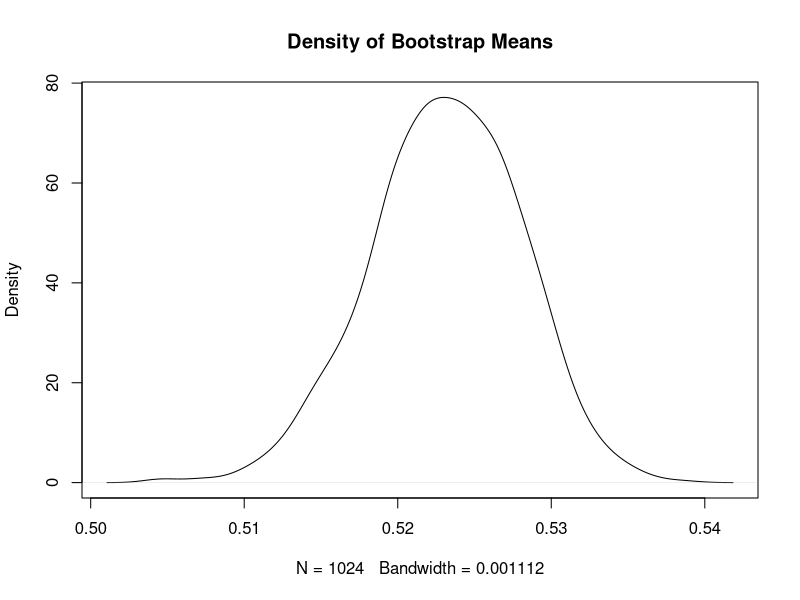

Write the R code that produced this figure.
## ---- chunk 1
(0.52 - 0.5) / sqrt(0.25 / 10000)
 
## ---- chunk 2
(0.52 - 0.5) / sqrt(0.2496 / 10000)
 
## ---- chunk 3
# Normal distribution
2 * pnorm(4, lower.tail = FALSE)
2 * (1 - pnorm(4))


# Student's t distribution with n-1 degrees of freedom
2 * pt(4.003, df = 99, lower.tail = FALSE)
2 * (1 - pt(4.003, df = 99))
## ---- chunk 4

# Normal distribution
0.52 - qnorm(0.05/2, lower.tail = FALSE) * sqrt(0.25 / 10000)

0.52 + qnorm(0.05/2, lower.tail = FALSE) * sqrt(0.25 / 10000)

# Student's t distribution
0.52 - qt(0.05/2, df = 99, lower.tail = FALSE) * sqrt(0.2496 / 10000)

0.52 + qt(0.05/2, df = 99, lower.tail = FALSE) * sqrt(0.2496 / 10000)


## ---- chunk 5
library(dplyr)

set.seed(470500) # Remember to set the seed so that the results are reproducible

# Define the data

pi_true <- 0.53

# 0 is tails, 1 is heads
flips <- rbinom(10000, size = 1, prob = pi_true)

# pi hat is the sample average
pi_hat <- mean(flips)
pi_hat

# I will make flips a tibble to be clear about the bootstrap steps below
flips_tib <- tibble(flip_id = 1:10000,
                    outcome = flips)

## ---- chunk 6
set.seed(407500)

# Resample the IDs
b1_ids <- sample(flips_tib$flip_id, size = nrow(flips_tib), replace = TRUE)

# Notice how we could theoretically get more than one instance
head(table(b1_ids))

# We don't want the IDs, we just want the outcomes of the flips
b1 <- flips_tib$outcome[b1_ids]

# Calculate the sample mean for this bootstrap
b1_mean <- mean(b1)
b1_mean

## ---- chunk 7
library(magrittr) # optional, but I want to use pipes

set.seed(470500)
B <- 1024

bs <- vector()

for (b in 1:B) {
  
  bs[b] <- sample(flips_tib$outcome, size = nrow(flips_tib), replace = TRUE) %>%
              mean()
  
}

# Let us plot the density of the sample means from all the bootstraps

plot(density(bs), main = "Density of Bootstrap Means")
## ---- chunk 8
# 95% confidence interval
quantile(bs, c(0.025, 0.975))
